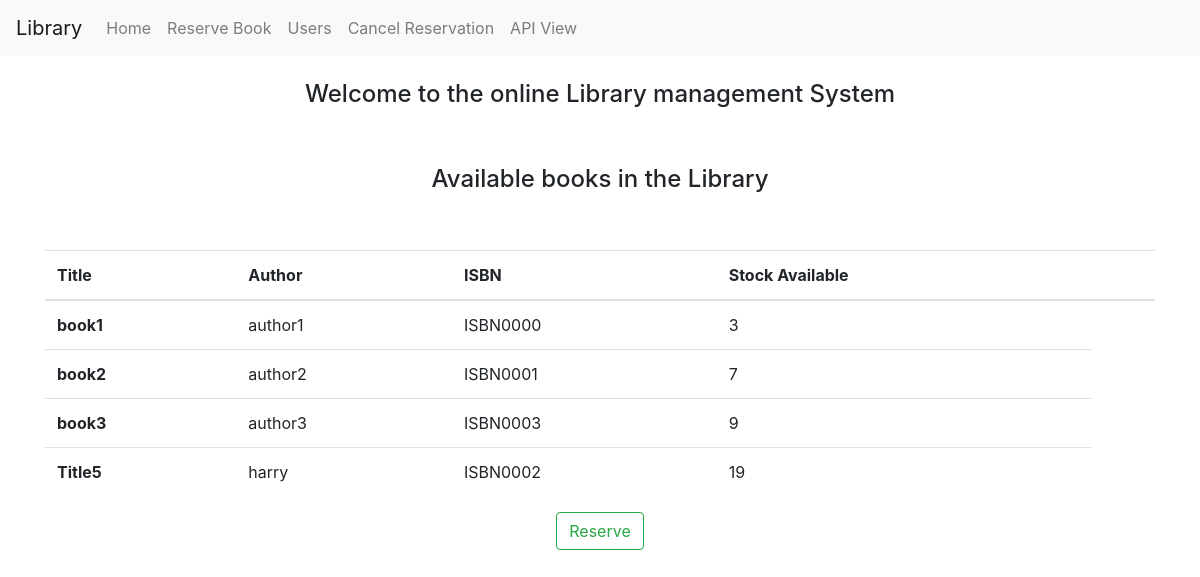
The page / on the database its author committed.
### books/models.py (models this page shows, shortened)
class Book(models.Model):
    title = models.CharField(max_length=100, default="Title")
    type = models.CharField(max_length=20, default="type")
    isbn = models.CharField(max_length=20, default="ISBN0000") # unique id
    author = models.CharField(max_length=100,default="author")
    books_count = models.IntegerField(max_length=100,default=10) # count of each book

### books/views.py (the view)
# urls.py: path('', home),
def home(request):
    book_data = Book.objects.all()
    book_template = loader.get_template("homepage.html")
    context = {"books_data":book_data}
    html_data = book_template.render(context)
    return HttpResponse(html_data)

### books/template/homepage.html (shortened to what this page needs)
{% extends 'base.html' %}
{% block body %}
<br>
<div class="col text-center" style="display: block;">
  <h4>Welcome to the online Library management System</h4>
  <br>
  <br>
  <h4 >Available books in the Library</h4>
</div>
<br>
<br>
<div class="container">
  <table class="table">
    <thead>
      <tr>
        <th scope="col">Title</th>
        <th scope="col">Author</th>
        <th scope="col">ISBN</th>
        <th scope="col">Stock Available</th>
        <th scope="col"></th>
      </tr>
    </thead>
    <tbody>
        {% for book in books_data %}
      <tr>
        <th scope="row">{{book.title}}</th>
        <td>{{book.author}}</td>
        <td>{{book.isbn}}</td>
        <td>{{book.books_count}}</td>
      </tr>
      {% endfor %}
    </tbody>
  </table>
  <div class="col text-center"><td><button class="btn btn-outline-success" onclick="window.location.replace('/reserve');">Reserve </button></td></div>
</div>
{% endblock body %}

### books/template/base.html (shortened to what this page needs)
<!doctype html>
<html lang="en">
  <head>
    <link rel="stylesheet" href="https://cdn.jsdelivr.net/npm/bootstrap@4.0.0/dist/css/bootstrap.min.css">
  </head>
  <body>
    <div><nav class="navbar navbar-expand-lg navbar-light bg-light">
        <a class="navbar-brand " href="">Library</a>
        <div class="collapse navbar-collapse" id="navbarSupportedContent">
          <ul class="navbar-nav mr-auto">
            <li class="nav-item">
              <a class="nav-link" href="/">Home <span class="sr-only">(current)</span></a>
            </li>
            <li class="nav-item">
              <a class="nav-link" href="/reserve">Reserve Book</a>
            </li>
            <li class="nav-item">
              <a class="nav-link" href="/users">Users</a>
            </li>
            <li class="nav-item">
                <a class="nav-link" href="/cancel">Cancel Reservation</a>
            </li>
            <li class="nav-item">
                <a class="nav-link" href="#">API View</a>
            </li>
        </div>
      </nav></div>
      {% block body %}
      {% endblock body %}
  </body>
</html>

### rows shown on the page
Book: title "book1", author "author1", isbn "ISBN0000", books_count "3"
Book: title "book2", author "author2", isbn "ISBN0001", books_count "7"
Book: title "book3", author "author3", isbn "ISBN0003", books_count "9"
Book: title "Title5", author "harry", isbn "ISBN0002", books_count "19"
